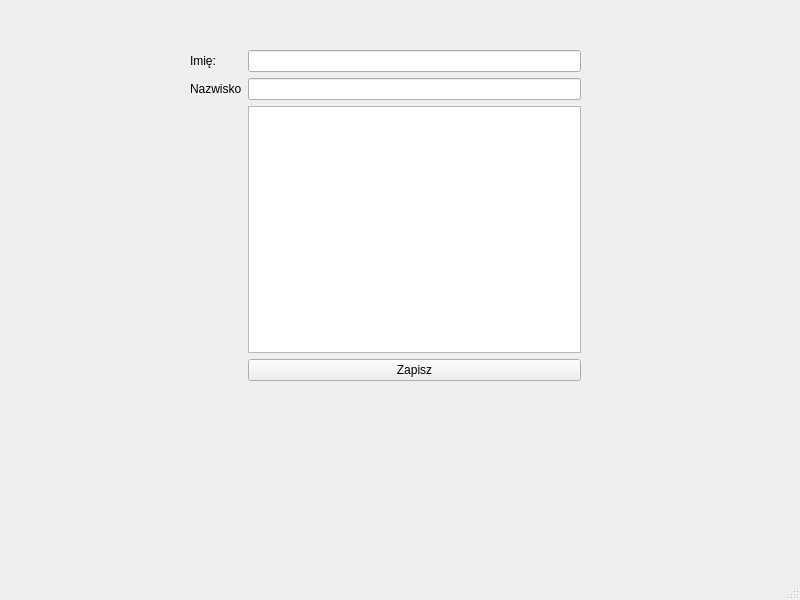
<?xml version="1.0" encoding="UTF-8"?>
<ui version="4.0">
 <class>MainWindow</class>
 <widget class="QMainWindow" name="MainWindow">
  <property name="geometry">
   <rect>
    <x>0</x>
    <y>0</y>
    <width>800</width>
    <height>600</height>
   </rect>
  </property>
  <property name="windowTitle">
   <string>MainWindow</string>
  </property>
  <widget class="QWidget" name="centralwidget">
   <widget class="QWidget" name="formLayoutWidget">
    <property name="geometry">
     <rect>
      <x>190</x>
      <y>50</y>
      <width>391</width>
      <height>331</height>
     </rect>
    </property>
    <layout class="QFormLayout" name="formLayout">
     <item row="0" column="0">
      <widget class="QLabel" name="label_imie">
       <property name="text">
        <string>Imię:</string>
       </property>
      </widget>
     </item>
     <item row="0" column="1">
      <widget class="QLineEdit" name="lineEdit_imie"/>
     </item>
     <item row="1" column="0">
      <widget class="QLabel" name="label_nazwisko">
       <property name="text">
        <string>Nazwisko</string>
       </property>
      </widget>
     </item>
     <item row="1" column="1">
      <widget class="QLineEdit" name="lineEdit_nazwisko"/>
     </item>
     <item row="2" column="1">
      <widget class="QTextEdit" name="textEdit_wynik"/>
     </item>
     <item row="3" column="1">
      <widget class="QPushButton" name="pushButton_zapisz">
       <property name="text">
        <string>Zapisz</string>
       </property>
      </widget>
     </item>
    </layout>
   </widget>
  </widget>
  <widget class="QMenuBar" name="menubar">
   <property name="geometry">
    <rect>
     <x>0</x>
     <y>0</y>
     <width>800</width>
     <height>33</height>
    </rect>
   </property>
  </widget>
  <widget class="QStatusBar" name="statusbar"/>
 </widget>
 <resources/>
 <connections/>
</ui>
